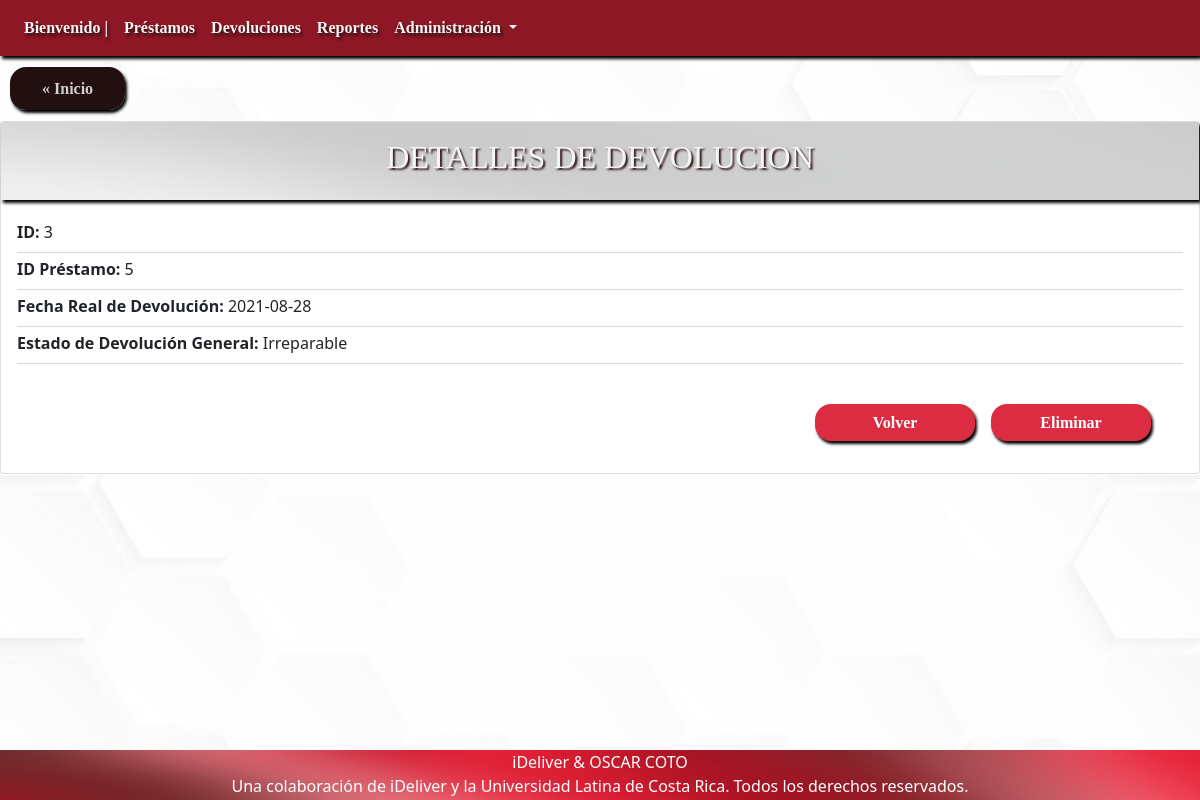
Page /?c=detalleDevolucion&idDevolucion=3 on the committed database.
### tables this page shows
CREATE TABLE `devolucion` (
  `idDevolucion` int(11) NOT NULL,
  `idPrestamo` int(11) NOT NULL,
  `fechaRealDevolucion` date DEFAULT current_timestamp(),
  `idEstadoDevolucionGeneral` int(11) NOT NULL
);

CREATE TABLE `estadodevoluciongeneral` (
  `idEstadoDevolucionGeneral` int(11) NOT NULL,
  `descripcionEstadoDevolucionGeneral` varchar(50) DEFAULT NULL
);

### Controller/detalleDevolucion.php (called while the page is built, shortened)
<?php
include 'model/Devolucion.php';
$devolucionId = $_GET['idDevolucion'];
$sDevolucion = new Devolucion();
    $selectDevolucion = $sDevolucion->seleccionarDevolucion($devolucionId);
    $EstadoDevGnrl = new EstadoDevolucionGen();
    $allEstadoDevGnrl = $EstadoDevGnrl->seleccionarAllEstadoDevolucionGen();
include 'view/verDetalleDevolucion.php';

### Model/Devolucion.php (called while the page is built, shortened)
<?php
include_once "model/EstadoDevolucionGeneral.php";
class Devolucion {
    public function __construct($idDevolucion = 0, $idPrestamo = 0,$fechaRealDevolucion = "",$idEstadoDevolucionGeneral= 0) {
        $this->idDevolucion = $idDevolucion;
        $this->idPrestamo = $idPrestamo;
        $this->fechaRealDevolucion = $fechaRealDevolucion;
        $this->idEstadoDevolucionGeneral = $idEstadoDevolucionGeneral;
    }
    function seleccionarDevolucion($idDevolucion = 0) {
        $query = "SELECT * FROM devolucion";
        if ($idDevolucion) {
            $query .= " where idDevolucion = '$idDevolucion'";
        }
        $pdo = new Connection();
        $pdo = $pdo->open();
        $result = $pdo->query($query);
        $rows = [];
        foreach ($result->fetchAll() as $row) {
            $rows[] = new Devolucion($row['idDevolucion'], $row['idPrestamo'],
            $row['fechaRealDevolucion'],$row['idEstadoDevolucionGeneral']);
        }
        return $rows;
    }
}

### Model/EstadoDevolucionGeneral.php (called while the page is built, shortened)
<?php
class EstadoDevolucionGen {
    public function __construct($idEstadoDevolucionGeneral = 0, $descripcionEstadoDevolucionGeneral = "") {
        $this->idEstadoDevolucionGeneral = $idEstadoDevolucionGeneral;
        $this->descripcionEstadoDevolucionGeneral = $descripcionEstadoDevolucionGeneral;
    }
    function seleccionarAllEstadoDevolucionGen() {
        $query = "SELECT * FROM estadodevoluciongeneral";
        $pdo = new Connection();
        $pdo = $pdo->open();
        $result = $pdo->query($query);
        $rows = [];
        foreach ($result->fetchAll() as $row) {
            $rows[] = new EstadoDevolucionGen($row['idEstadoDevolucionGeneral'], $row['descripcionEstadoDevolucionGeneral']);
        }
        return $rows;
    }
}

### View/verDetalleDevolucion.php (the view, shortened to what this page needs)
<div class="upside">
    <a href="index.php" class="Inicio">« Inicio</a>
</div>
<div class="card" id="ListaCompleta">
    <div class="card-title">
        <h2> DETALLES DE DEVOLUCION </h2>
    </div>
    <?php
        foreach ($selectDevolucion as $value) {    ?>
    <div class="card-body">
        <p class="card-subtitle mb-2" id="card-subtitle">
            <strong>ID: </strong> <?php echo $value->idDevolucion; ?></p>
                <div class="dropdown-divider"></div>
        <p class="card-subtitle mb-2" id="card-subtitle">
            <strong>ID Préstamo: </strong> <?php echo $value->idPrestamo; ?></p>
                    <div class="dropdown-divider"></div>
        <p class="card-subtitle mb-2" id="card-subtitle">
            <strong> Fecha Real de Devolución: </strong><?php echo $value->fechaRealDevolucion; ?></p>
                <div class="dropdown-divider"></div>
        <p class="card-subtitle mb-2" id="card-subtitle">
            <strong>Estado de Devolución General: </strong>
            <?php foreach ($allEstadoDevGnrl as $valor2) {
                if ($value->idEstadoDevolucionGeneral == $valor2->idEstadoDevolucionGeneral) { ?>
                    <?php echo $valor2->descripcionEstadoDevolucionGeneral	; ?>
            <?php } } ?>
        </p>
                <div class="dropdown-divider"></div>
    </div>
    <div class="card-dfooter">
        <a href="?c=eliminarDevolucion&idDevolucion=<?php echo $value->idDevolucion; ?>" class="card-link">Eliminar</a>
        <a href="?c=detalleAllDevolucion" class="card-link">Volver</a>
    </div>
    <?php   }  ?>
</div>

### css/style.css (style rules this page uses)
body { background-image: url("../img/wallpaper.jpg"); background-position: center; background-attachment: fixed; background-size:cover; }
.card { margin: auto; width: 100%; display: flexbox; }
.card .card-title { background-image: url("../img/card-subtitle-wallpaper.jpg"); color: whitesmoke; text-align: center; font-family: "Arial Black"; box-shadow: 2px 3px 3px black; }
.card .card-title h2 { text-shadow: 2px 2px 2px #2b1515; padding: 1rem; }

### css/style1.css (style rules this page uses)
#ListaCompleta { margin-top: 10px; width: inherit; }
.upside { margin-top: 20px; margin-left: 10px; margin-bottom: 20px; }
.upside .Inicio { margin: auto; padding: 0.8rem 2rem; text-align: center; background: #221010; color: #cfcfcf; text-decoration: none; width: 50%; box-shadow: 2px 3px 3px black; font-family: "Georgia"; font-weight: bold; border-radius: 1rem; }
.card-dfooter { margin-top: 1rem; margin-right: 2rem; margin-bottom: 2rem; }
.card-dfooter .card-link { float: right; margin-right: 1rem; padding: 0.4rem 2rem; text-align: center; background: #dc2c41; color: white; text-decoration: none; width: 10rem; box-shadow: 2px 3px 3px black; font-family: "Georgia"; font-weight: bold; border-radius: 1rem; }

### rows in the picture
devolucion: idDevolucion "3", idPrestamo "5", fechaRealDevolucion "2021-08-28"
estadodevoluciongeneral: descripcionEstadoDevolucionGeneral "Irreparable"
